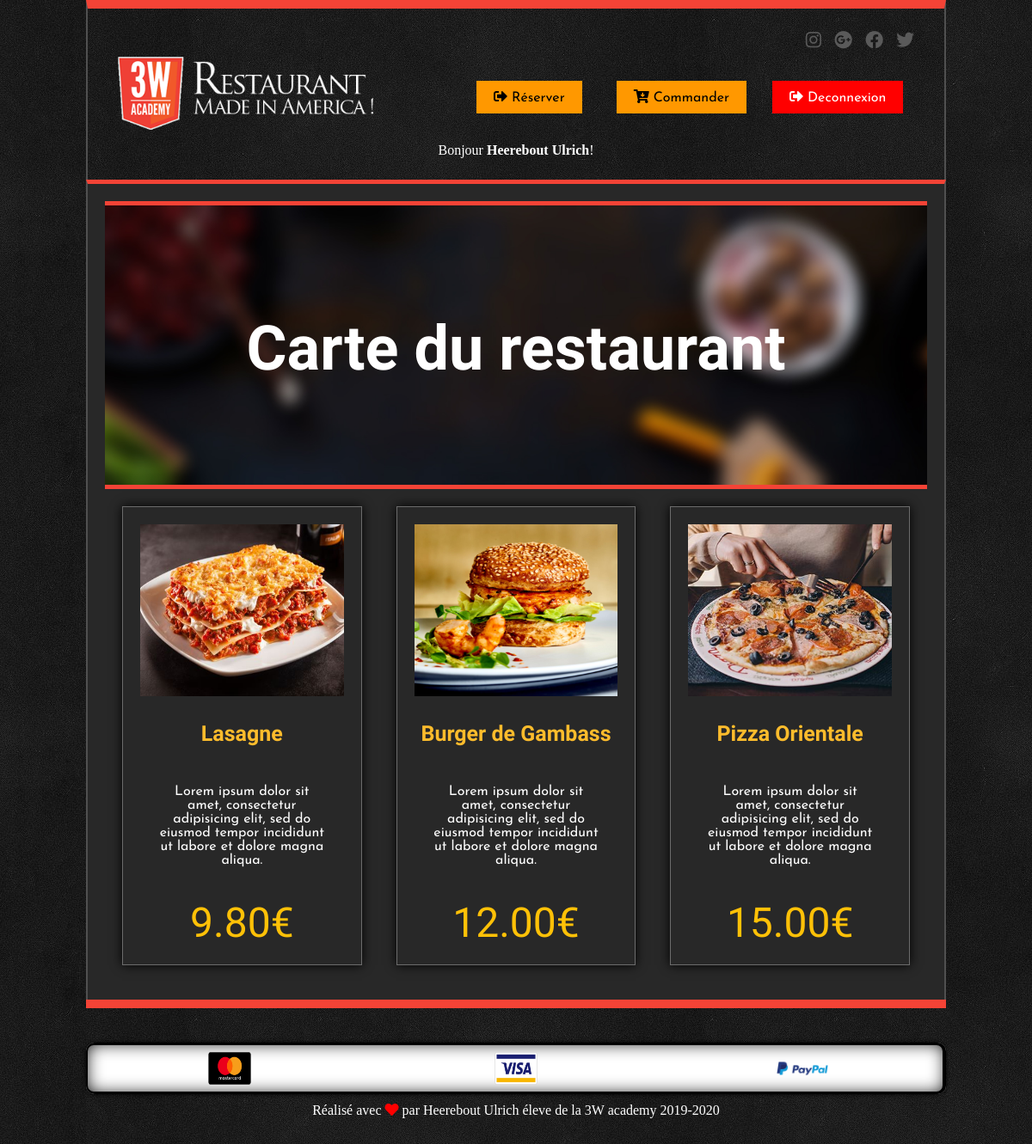
/index.php (signed in), run on the app's committed database.
### tables this page shows
CREATE TABLE `meal` (
  `id` int(11) NOT NULL,
  `name` varchar(355) NOT NULL,
  `description` varchar(355) NOT NULL,
  `prix` float NOT NULL,
  `photo` varchar(355) NOT NULL
);

### controllers/meal.php (called while the page is built, shortened)
<?php
require "models/meal.php";
class MealController{
    public function __construct(){
    $this->Meal=new Meal();
    }
    public function listMeal(){
        $meals=$this->Meal->getMeals();
        require "www/layout.phtml";
    }
}

### models/meal.php (called while the page is built, shortened)
<?php
class Meal{
private $bdd;
    public function __construct(){
    $this->database=new Database();
    $this->bdd=$this->database->getBdd();
    }
    public function getMeals(){
    $query=$this->bdd->prepare("SELECT *, ROUND(prix, 2) as prix2 FROM meal");
    $query->execute();
    $meals=$query->fetchAll();
    return $meals;
    }
}
?>

### config/database.php (called while the page is built)
<?php
class Database {
private $bdd;
public function __construct(){
$this->bdd=new PDO('mysql:host=localhost;dbname=*;charset=utf8','*','*');
}
public function getBdd(){
    return $this->bdd;
}
}
?>

### www/home.phtml (the view)
<div class="section-title">
        <h2 class="animated fadeIn delay-1s">Carte du restaurant</h2>
</div>
	<section id="articles" class="display1 container">
	    <?php foreach($meals as $plat): ?>
    <article class="">
    <a href="#"><img width="400px" height="300px" src='www/images/<?= $plat['photo'] ?>'></a>
   		<h3><?= $plat['name'] ?></h3>
			<p><?= $plat['description'] ?></p>
			<span class='price'><?= $plat['prix2']."€" ?></span>
    </article>
    <?php endforeach; ?>
	</section>

### www/css/style.css (style rules this page uses)
* { box-sizing:border-box; }
body { margin: 0 auto; background-color: #585858; background-image: url(../images/pattern-body.jpg); background-attachment: fixed; color: white; }
.container { max-width: 1000px; margin:0 auto; }
.section-title { padding-top: 104px; padding-bottom: 96px; background: url(../images/bg-title.jpg) no-repeat 50% 0; background-size: cover; text-align: center; border-top: 5px solid #f44336; border-bottom: 5px solid #f44336; }
h1,h2,h3 { text-align: center; color:white; font-family:'Fredericka the Great'; }
h2 { font-size: 2rem; margin: 0px; padding: 20px; }
.section-title h2 { padding: 20px; margin: 0; font-size: 72px; }
h3 { color: #fdbc2c; font-size:25px; }
section#articles.display1 { display: grid; grid-template-columns: repeat(auto-fill,minmax(300px, 1fr)); }
section#articles p { padding: 20px; color: white; }
article { margin: 20px; border: 1px solid #6c6c6c; padding: 20px; webkit-box-shadow: 3px 0px 19px 0px rgba(50, 50, 50, 0.4); -moz-box-shadow: 3px 0px 19px 0px rgba(50, 50, 50, 0.4); box-shadow: 0px 0px 12px 0px rgb(0, 0, 0); font-family: 'Josefin Sans', sans-serif; text-align: center; color: white; }
section#articles img { width: 100%; height:200px; }
span.price { font-family: 'Fredericka the Great'; font-size: 3rem; color: #FFC107; }

### data on the page
meal: photo (picture), name "Lasagne", description "Lorem ipsum dolor sit amet, consectetur adipisicing elit, sed do eiusmod tempor incididunt ut labore et dolore magna aliqua.", prix2 "9.80"
meal: photo (picture), name "Burger de Gambass", description "Lorem ipsum dolor sit amet, consectetur adipisicing elit, sed do eiusmod tempor incididunt ut labore et dolore magna aliqua.", prix2 "12.00"
meal: photo (picture), name "Pizza Orientale", description "Lorem ipsum dolor sit amet, consectetur adipisicing elit, sed do eiusmod tempor incididunt ut labore et dolore magna aliqua.", prix2 "15.00"

### other printed values
$_SESSION['user']['nom'] "Heerebout"
$_SESSION['user']['prenom'] "Ulrich"
